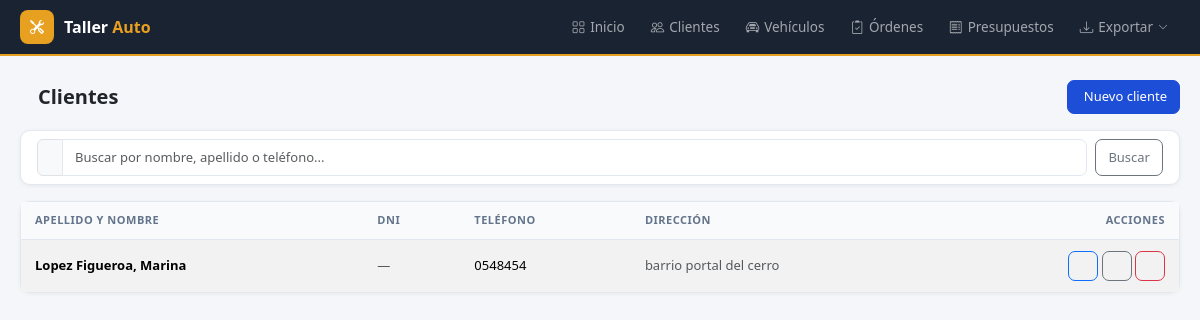
Screenshot of /clientes with the database file from the repository.
### tables this page shows
CREATE TABLE clientes (
            id INTEGER PRIMARY KEY AUTOINCREMENT,
            nombre TEXT NOT NULL,
            apellido TEXT NOT NULL,
            direccion TEXT,
            telefono TEXT,
            email TEXT,
            dni TEXT,
            created_at TIMESTAMP DEFAULT CURRENT_TIMESTAMP
        );

### app.py (the view)
@app.route('/clientes')
def clientes():
    q = request.args.get('q', '')
    db = get_db()
    if q:
        rows = db.execute(
            "SELECT * FROM clientes WHERE nombre LIKE ? OR apellido LIKE ? OR telefono LIKE ? ORDER BY apellido",
            (f'%{q}%', f'%{q}%', f'%{q}%')
        ).fetchall()
    else:
        rows = db.execute('SELECT * FROM clientes ORDER BY apellido').fetchall()
    db.close()
    return render_template('clientes.html', clientes=rows, q=q)

### app.py (called while the page is built)
@app.before_request
def setup():
    if not hasattr(app, '_db_initialized'):
        init_db()
        app._db_initialized = True

### database.py (called while the page is built)
def get_db():
    conn = sqlite3.connect(DB_PATH)
    conn.row_factory = sqlite3.Row
    return conn

### templates/clientes.html (shortened to what this page needs)
{% extends 'base.html' %}
{% block content %}
<div class="page-header d-print-none mb-3">
  <div class="row align-items-center">
    <div class="col"><h2 class="page-title">Clientes</h2></div>
    <div class="col-auto"><a href="/clientes/nuevo" class="btn btn-primary">Nuevo cliente</a></div>
  </div>
</div>
<div class="card mb-3">
  <div class="card-body py-2">
    <form class="d-flex gap-2" method="get">
      <div class="input-group">
        <span class="input-group-text"></span>
        <input type="text" name="q" class="form-control" placeholder="Buscar por nombre, apellido o teléfono..." value="{{ q }}">
      </div>
      <button class="btn btn-outline-secondary">Buscar</button>
    </form>
  </div>
</div>
<div class="card">
  <div class="table-responsive">
    <table class="table table-vcenter card-table table-striped">
      <thead>
        <tr>
          <th>Apellido y nombre</th>
          <th>DNI</th>
          <th>Teléfono</th>
          <th>Dirección</th>
          <th class="text-end">Acciones</th>
        </tr>
      </thead>
      <tbody>
        {% for c in clientes %}
        <tr>
          <td class="fw-semibold">{{ c.apellido }}, {{ c.nombre }}</td>
          <td class="text-muted">{{ c.dni or '—' }}</td>
          <td>{{ c.telefono or '—' }}</td>
          <td class="text-muted">{{ c.direccion or '—' }}</td>
          <td class="text-end">
            <div class="btn-list flex-nowrap justify-content-end">
              <a href="/clientes/{{ c.id }}" class="btn btn-sm btn-icon btn-outline-primary" title="Ver"></a>
              <a href="/clientes/{{ c.id }}/editar" class="btn btn-sm btn-icon btn-outline-secondary" title="Editar"></a>
              <form method="post" action="/clientes/{{ c.id }}/eliminar" class="d-inline" onsubmit="return confirm('¿Eliminar cliente?')">
                <button class="btn btn-sm btn-icon btn-outline-danger" title="Eliminar"></button>
              </form>
            </div>
          </td>
        </tr>
        {% else %}
        <tr><td colspan="5" class="text-center text-muted py-5">
          <i class="ti ti-users" style="font-size:32px;display:block;margin-bottom:8px;opacity:.3"></i>
          No se encontraron clientes.
        </td></tr>
        {% endfor %}
      </tbody>
    </table>
  </div>
</div>
{% endblock %}

### templates/base.html (style rules this page uses)
body { background: #f4f6f9; font-family: 'Segoe UI', system-ui, sans-serif; font-size: 14px; }
.page-header { margin-bottom: 20px; }
.page-title { font-size: 20px; font-weight: 700; margin: 0; display: flex; align-items: center; gap: 10px; }
.card { background: #fff; border: 1px solid #e2e8f0; border-radius: 10px; box-shadow: 0 1px 4px rgba(0,0,0,.06); }
.table { font-size: 13px; margin: 0; }
.table thead th { background: #f8fafc; color: #64748b; font-size: 11px; font-weight: 600; text-transform: uppercase; letter-spacing: .5px; padding: 10px 14px; border-bottom: 1px solid #e2e8f0; white-space: nowrap; }
.table td { padding: 11px 14px; border-color: #f1f5f9; vertical-align: middle; }
.table tbody tr:last-child td { border-bottom: none; }
.btn { font-size: 13px; font-weight: 500; border-radius: 7px; }
.btn-sm { font-size: 12px; padding: 4px 10px; }
.btn-icon { width: 30px; height: 30px; padding: 0; display: inline-flex; align-items: center; justify-content: center; }
.btn-primary { background: #1d4ed8; border-color: #1d4ed8; }
.form-control, .form-select { border-color: #e2e8f0; border-radius: 7px; font-size: 13px; padding: 8px 12px; }

### rows the page displays
clientes: apellido "Lopez Figueroa", nombre "Marina", dni "—", telefono "0548454", direccion "barrio portal del cerro"
